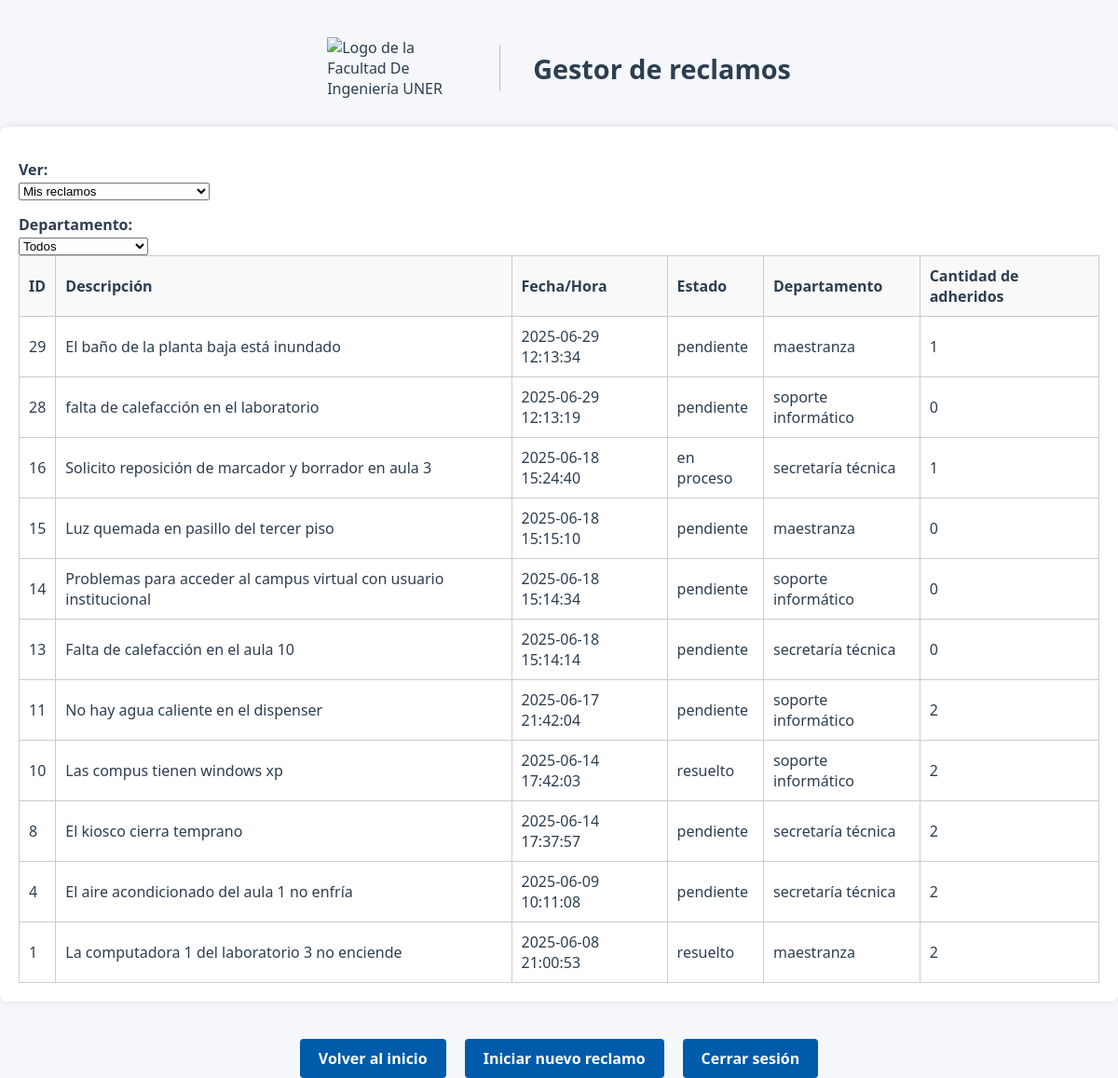
The page /listarReclamos (signed in) on the database its author committed.
### modules/modelosDTO.py (models this page shows, shortened)
class ModeloReclamo(Base):
    __tablename__ = 'Reclamos'
    id = Column(Integer(), primary_key=True, autoincrement=True)
    idUsuario = Column(Integer, ForeignKey('Usuarios.id'), nullable=False)
    fechaYHora = Column(String(50), nullable=False)  # Formato de fecha y hora
    estado = Column(String(20), nullable=False, default='pendiente')
    tiempoResolucion = Column(Integer, nullable=True, default=None)
    departamento = Column(String(20), nullable=False)
    numeroAdheridos = Column(Integer, nullable=False, default=0)
    descripcion = Column(Text, nullable=False)
    imagen = Column(String(255), nullable=True)
    usuariosAdheridos = relationship(
        "ModeloUsuario",
        secondary=asociacion_usuarios_adheridos,
        backref="reclamosAdheridos"
    ) #como definimos backref no hace falta poner la relacion inversa

### server.py (the view)
@app.route("/listarReclamos", methods=["GET", "POST"])
@login_required
def listarReclamos():
    if current_user.rol != "UsuarioFinal":
        flash("No tenés permisos para acceder a esta página.", "error")
        return redirect(url_for("panelAdmin"))
    username = current_user.nombre
    idUsuario = current_user.id
    filtroUsuario = request.form.get("filtroUsuario", "mios")
    filtroDepartamento = request.form.get("filtroDepartamento", "todos")
    if filtroUsuario == "todos":
        reclamosFiltrados = repoReclamo.obtenerRegistrosFiltro("estado", "pendiente")
    elif filtroUsuario == "mios":
        reclamosMios = repoReclamo.obtenerRegistrosFiltro("idUsuario", idUsuario)
        todosReclamos = repoReclamo.obtenerRegistrosTotales()
        reclamosAdheridos = [r for r in todosReclamos if idUsuario in r.usuariosAdheridos]
        reclamosFiltrados = list({r.id: r for r in reclamosMios + reclamosAdheridos}.values())
    if filtroDepartamento != "todos":
        reclamosFiltrados = [
            r for r in reclamosFiltrados if r.departamento == filtroDepartamento
        ]
    reclamosFiltrados = sorted(reclamosFiltrados, key=lambda r: r.id, reverse=True)
    return render_template(
        "listarReclamos.html",
        reclamos=reclamosFiltrados,
        username=username,
        idUsuario=idUsuario,
        filtro_usuario=filtroUsuario
    )

### modules/gestorLogin.py (called while the page is built)
    def __cargarUsuarioActual(self, idUsuario):
        usuario = self.__gestorUsuarios.cargarUsuario(idUsuario)
        if usuario:
            return FlaskLoginUser(usuario)
        return None

### modules/gestorUsuarios.py (called while the page is built)
    def cargarUsuario(self, idUsuario):
        registro = self.__repo.obtenerRegistroFiltro("id", idUsuario) #devuelve un objeto Usuario o None
        return registro.to_dict() if registro else None

### modules/reclamo.py (called while the page is built)
    @property
    def id(self):
        return self.__id

    @property
    def fechaYHora(self):
        return self.__fechaYHora

    @property
    def estado(self):
        return self.__estado

    @property
    def departamento(self):
        return self.__departamento

    @property
    def numeroAdheridos(self):
        return self.__numeroAdheridos

    @property
    def descripcion(self):
        return self.__descripcion

    @property
    def usuariosAdheridos(self):
        return self.__usuariosAdheridos

### modules/repositorioConcretoBD.py (called while the page is built)
    def obtenerRegistroFiltro(self, filtro, valor):
        modeloUsuario = self.__session.query(ModeloUsuario).filter_by(**{filtro:valor}).first()
        return self.__map_modelo_a_usuario(modeloUsuario) if modeloUsuario else None

    def __map_modelo_a_usuario(self, modeloUsuario: ModeloUsuario):
        return Usuario(
            id=modeloUsuario.id,
            nombre=modeloUsuario.nombre,
            apellido=modeloUsuario.apellido,
            email=modeloUsuario.email,
            nombreUsuario=modeloUsuario.nombreUsuario,
            rol=modeloUsuario.rol,
            password=modeloUsuario.password
        )

    def obtenerRegistrosFiltro(self, filtro, valor):
        if isinstance(valor, list) and len(valor) > 0:
            valor = valor[0]
        modeloReclamo = self.__session.query(ModeloReclamo).filter_by(**{filtro: valor}).all()
        if modeloReclamo:
            return [self.__map_modelo_a_reclamo(reclamo) for reclamo in modeloReclamo]
        return []

    def obtenerRegistrosTotales(self):
        modeloReclamo = self.__session.query(ModeloReclamo).all()
        return [self.__map_modelo_a_reclamo(reclamo) for reclamo in modeloReclamo]

### modules/usuario.py (called while the page is built)
    @property
    def id(self):
        return self.__id

    @property
    def nombre(self):
        return self.__nombre

    @property
    def apellido(self):
        return self.__apellido

    @property
    def email(self):
        return self.__email

    @property
    def nombreUsuario(self):
        return self.__nombreUsuario

    @property
    def rol(self):
        return self.__rol

### templates/listarReclamos.html (shortened to what this page needs)
<!DOCTYPE html>
<html lang="es">
<head>
    <link rel="stylesheet" href="{{ url_for('static', filename='style.css') }}">
</head>
<body>
    <div class="header">
        <img src="{{ url_for('static', filename='logoFiuner.png') }}" alt="Logo de la Facultad De Ingeniería UNER" class="logo" width="150" height="50">
        <h1>Gestor de reclamos</h1>
    </div>
<div class="tabla-reclamos">
    <form method="post" action="{{ url_for('listarReclamos') }}">
        <div class="filtros-superiores">
            <label for="filtroUsuario">Ver:</label>
            <select name="filtroUsuario" onchange="this.form.submit()">
                <option value="mios" {% if request.form.get('filtroUsuario') == 'mios' %}selected{% endif %}>Mis reclamos</option>
            </select>
            <label for="filtroDepartamento">Departamento:</label>
            <select name="filtroDepartamento" onchange="this.form.submit()">
                <option value="todos" {% if request.form.get('filtroDepartamento') == 'todos' %}selected{% endif %}>Todos</option>
            </select>
        </div>
    </form>
    <table>
        <thead>
            <tr>
                <th>ID</th>
                <th>Descripción</th>
                <th>Fecha/Hora</th>
                <th>Estado</th>
                <th>Departamento</th>
                <th>Cantidad de adheridos</th>
            </tr>
        </thead>
        <tbody>
            {% if reclamos %}
                {% for reclamo in reclamos %}
                    <tr>
                        <td>{{ reclamo.id }}</td>
                        <td>{{ reclamo.descripcion }}</td>
                        <td>{{ reclamo.fechaYHora }}</td>
                        <td>{{ reclamo.estado }}</td>
                        <td>{{ reclamo.departamento }}</td>
                        <td>{{ reclamo.numeroAdheridos }}</td>
                    </tr>
                {% endfor %}
            {% else %}
                <tr>
                    <td colspan="7" style="text-align: center;">No hay reclamos para mostrar.</td>
                </tr>
            {% endif %}
        </tbody>
    </table>
</div>
    <div class="botones">
        <a href="{{ url_for('bienvenido') }}" class="btn-registro">Volver al inicio</a>
        <a href="{{ url_for('crearReclamos') }}" class="btn-registro">Iniciar nuevo reclamo</a>
        <a href="{{ url_for('logout') }}" class="btn-registro">Cerrar sesión</a>
    </div>
</body>
</html>

### static/style.css (style rules this page uses)
.header { display: flex; align-items: center; justify-content: center; gap: 20px; margin-top: 40px; padding: 0 20px; text-align: left; flex-wrap: wrap; }
body { font-family: 'Segoe UI', 'Roboto', 'Helvetica Neue', sans-serif; background-color: #f5f7fa; color: #2c3e50; margin: 0; padding: 0; min-height: 100vh; }
.logo { width: 150px; height: auto; }
h1 { font-size: 1.8em; color: #2c3e50; margin: 0; }
.btn-registro, .links { display: inline-block; padding: 10px 20px; background-color: #005baa; color: #fff !important; border: none; border-radius: 4px; text-decoration: none; font-weight: bold; margin-top: 10px; transition: background 0.2s; cursor: pointer; }
form { background-color: transparent; padding: 0; margin-top: 0; border-radius: 0; box-shadow: none; width: 100%; max-width: none; }
label { display: block; margin-top: 15px; font-weight: 600; }
.botones { display: flex; gap: 20px; flex-wrap: wrap; justify-content: center; margin-top: 20px; }
.tabla-reclamos { background-color: white; width: 100%; padding: 20px; box-sizing: border-box; border-radius: 8px; box-shadow: 0 0 10px rgba(0,0,0,0.1); margin-top: 30px; }
.tabla-reclamos table { width: 100%; border-collapse: collapse; }
.tabla-reclamos th, .tabla-reclamos td { padding: 10px; border: 1px solid #ccc; text-align: left; }
.tabla-reclamos thead { background-color: #f9f9f9; }
.botones { margin-top: 30px; text-align: center; }
.header { display: flex; align-items: center; gap: 15px; margin-bottom: 20px; }

### rows shown on the page
ModeloReclamo: id "29", descripcion "El baño de la planta baja está inundado", fechaYHora "2025-06-29 12:13:34", estado "pendiente", departamento "maestranza", numeroAdheridos "1"
ModeloReclamo: id "28", descripcion "falta de calefacción en el laboratorio", fechaYHora "2025-06-29 12:13:19", estado "pendiente", departamento "soporte informático", numeroAdheridos "0"
ModeloReclamo: id "16", descripcion "Solicito reposición de marcador y borrador en aula 3", fechaYHora "2025-06-18 15:24:40", estado "en proceso", departamento "secretaría técnica", numeroAdheridos "1"
ModeloReclamo: id "15", descripcion "Luz quemada en pasillo del tercer piso", fechaYHora "2025-06-18 15:15:10", estado "pendiente", departamento "maestranza", numeroAdheridos "0"
ModeloReclamo: id "14", descripcion "Problemas para acceder al campus virtual con usuario institucional", fechaYHora "2025-06-18 15:14:34", estado "pendiente", departamento "soporte informático", numeroAdheridos "0"
ModeloReclamo: id "13", descripcion "Falta de calefacción en el aula 10", fechaYHora "2025-06-18 15:14:14", estado "pendiente", departamento "secretaría técnica", numeroAdheridos "0"
ModeloReclamo: id "11", descripcion "No hay agua caliente en el dispenser", fechaYHora "2025-06-17 21:42:04", estado "pendiente", departamento "soporte informático", numeroAdheridos "2"
ModeloReclamo: id "10", descripcion "Las compus tienen windows xp", fechaYHora "2025-06-14 17:42:03", estado "resuelto", departamento "soporte informático", numeroAdheridos "2"
ModeloReclamo: id "8", descripcion "El kiosco cierra temprano", fechaYHora "2025-06-14 17:37:57", estado "pendiente", departamento "secretaría técnica", numeroAdheridos "2"
ModeloReclamo: id "4", descripcion "El aire acondicionado del aula 1 no enfría", fechaYHora "2025-06-09 10:11:08", estado "pendiente", departamento "secretaría técnica", numeroAdheridos "2"
ModeloReclamo: id "1", descripcion "La computadora 1 del laboratorio 3 no enciende", fechaYHora "2025-06-08 21:00:53", estado "resuelto", departamento "maestranza", numeroAdheridos "2"
